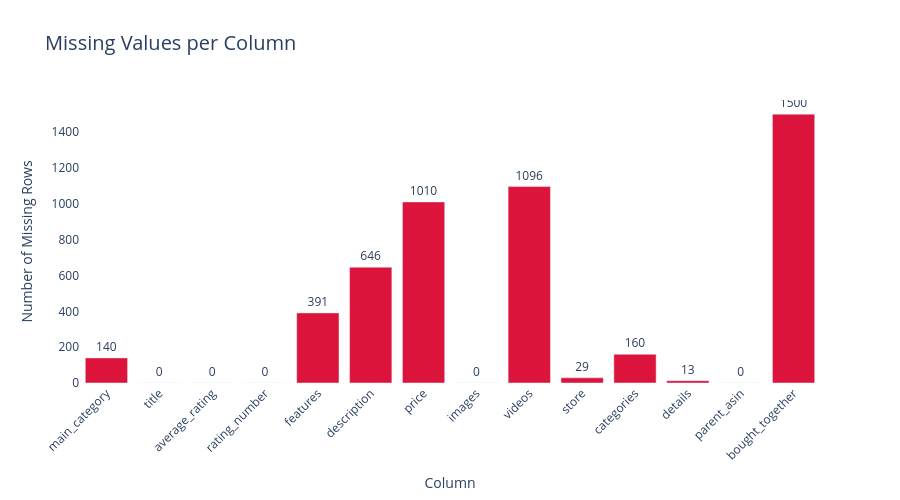

The code cell stored with this chart in its notebook:
### Code cell
missing = df.isna().sum()

fig = go.Figure()

fig.add_trace(go.Bar(
    x=missing.index.tolist(),
    y=missing.values.tolist(),
    marker=dict(color="crimson"),
    text=missing.values.tolist(),
    textposition="outside",
    hovertemplate="<b>%{x}</b><br>Missing rows: %{y}<extra></extra>",
))

fig.update_layout(
    title=dict(text="Missing Values per Column", font=dict(size=20)),
    xaxis=dict(title="Column", tickangle=-45),
    yaxis=dict(title="Number of Missing Rows"),
    plot_bgcolor="white",
    paper_bgcolor="white",
    height=500
)

### Figure 1 — Plotly figure (JSON) as saved in the notebook; plotly's stock layout.template omitted (floating-point values rounded to 4 significant figures)
{"data": [{"hovertemplate": "<b>%{x}</b><br>Missing rows: %{y}<extra></extra>", "marker": {"color": "crimson"}, "text": ["140", "0", "0", "0", "391", "646", "1010", "0", "1096", "29", "160", "13", "0", "1500"], "textposition": "outside", "type": "bar", "x": ["main_category", "title", "average_rating", "rating_number", "features", "description", "price", "images", "videos", "store", "categories", "details", "parent_asin", "bought_together"], "y": [140, 0, 0, 0, 391, 646, 1010, 0, 1096, 29, 160, 13, 0, 1500]}], "layout": {"height": 500, "paper_bgcolor": "white", "plot_bgcolor": "white", "title": {"font": {"size": 20}, "text": "Missing Values per Column"}, "xaxis": {"tickangle": -45, "title": {"text": "Column"}}, "yaxis": {"title": {"text": "Number of Missing Rows"}}}}
